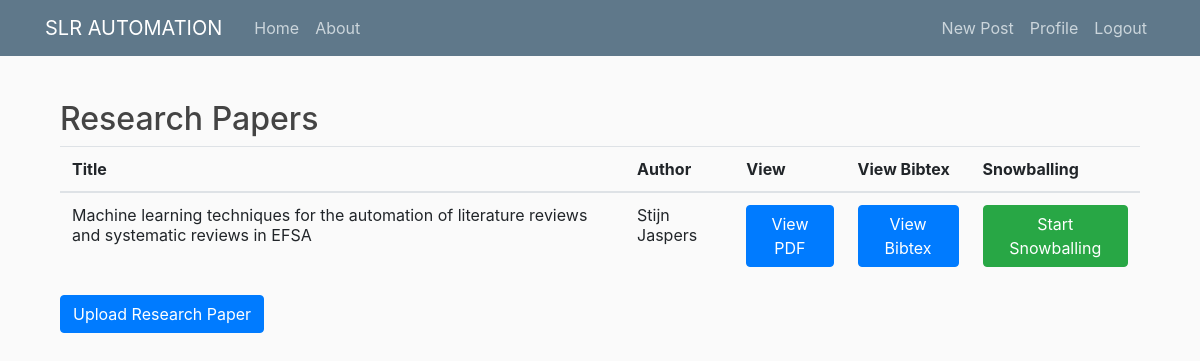
Screenshot of /journals/ (signed in) with the database file from the repository.
### users/models.py (models this page shows, shortened)
class Papers(models.Model):
    id = models.AutoField(primary_key=True)
    title = models.CharField(max_length=100)
    author = models.CharField(max_length=100)
    pdf = models.FileField(upload_to='documents/')
    uploaded_at = models.DateTimeField(auto_now_add=True)
    user = models.ForeignKey(User, on_delete=models.CASCADE, null=True)

### users/views.py (the view)
# urls.py: path('journals/', user_views.journal_list, name='journal_list'),
def journal_list(request):
    username = get_object_or_404(User, username=request.user)
    journal = Papers.objects.filter(user=username).latest('uploaded_at')
    return render(request, 'users/journal_list.html',{
        'journal': journal
    })

### users/templates/users/journal_list.html (shortened to what this page needs)
{% extends "blog/base.html" %}
{% load crispy_forms_tags %}
{% block content %}
<body>
    <main>
      <div class="container">
    <h2>Research Papers</h2>
    <table class="table">
        <thead>
            <tr>
                <th>Title</th>
                <th>Author</th>
                <th>View</th>
                <th>View Bibtex</th>
                <th>Snowballing</th>
            </tr>
        </thead>
        <tbody>
                <tr>
                    <td>{{ journal.title}}</td>
                    <td>{{journal.author}} {{journal.pdf.filename}}</td>
                    <td>
                        <a href="{{journal.pdf.url}}" class="btn btn-primary btn sm" target="_blank">
                            View PDF
                        </a>
                    </td>
                     <td>
                        <a href="/bib-tex/{{journal.id}}" class="btn btn-primary btn sm" target="_blank">
                            View Bibtex
                        </a>
                    </td>
                    <td>
                        <a href="/scholar" class="btn btn-success btn sm" target="_blank">
                           Start Snowballing
                        </a>
                    </td>
                </tr>
        </tbody>
    </table>
    <p>
        <a href="{% url 'upload_journal' %}" class="btn btn-primary">Upload Research Paper</a>
    </p>
      </div>
    </main>
</body>
{% endblock content %}

### blog/static/blog/main.css (style rules this page uses)
body { background: #fafafa; color: #333333; margin-top: 5rem; }
h1, h2, h3, h4, h5, h6 { color: #444444; }

### blog/static/css/parsifal.css (style rules this page uses)
html, body { height: 100%; }
main { margin-top: 20px; }

### rows the page displays
Papers: title "Machine learning techniques for the automation of literature reviews and systematic reviews in EFSA", author "Stijn Jaspers"
